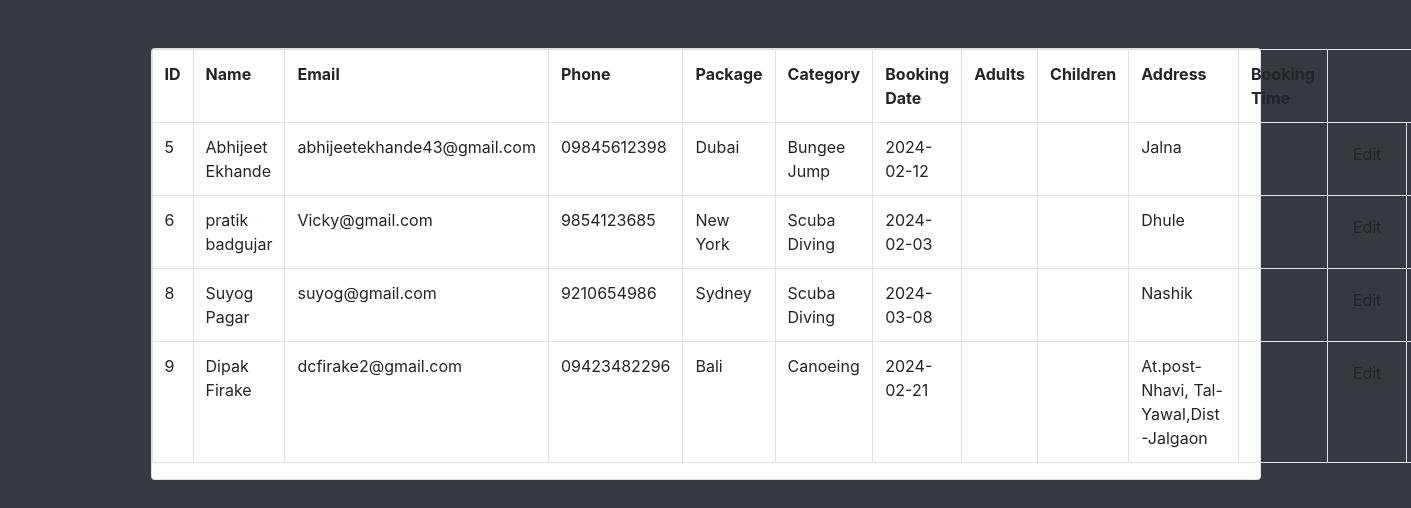
Screenshot of /fetch_booking.php with the database file from the repository.
### tables this page shows
CREATE TABLE `bookings` (
  `id` int(11) NOT NULL,
  `name` varchar(255) NOT NULL,
  `email` varchar(255) NOT NULL,
  `phone` varchar(15) NOT NULL,
  `package` varchar(50) NOT NULL,
  `category` varchar(50) NOT NULL,
  `booking_date` date NOT NULL,
  `num_adults` int(11) NOT NULL,
  `num_children` int(11) NOT NULL,
  `address` text NOT NULL,
  `created_at` timestamp NOT NULL DEFAULT current_timestamp()
);

### fetch_booking.php (the view, shortened to what this page needs)
<?php
require_once("connection.php");
$query = " select * from bookings ";
$result = mysqli_query($con, $query);
$rows = [];
while ($row = mysqli_fetch_assoc($result)) {
    $rows[] = $row;
}
?>
<!DOCTYPE html>
<html lang="en">
<head>
    <link rel="stylesheet" href="CSS/bootstrap.css" />
</head>
<body class="bg-dark">
    <div class="container">
        <div class="row">
            <div class="col m-auto">
                <div class="card mt-5">
                    <table class="table table-bordered">
                        <tr>
                            <th>ID</th>
                            <th>Name</th>
                            <th>Email</th>
                            <th>Phone</th>
                            <th>Package</th>
                            <th>Category</th>
                            <th>Booking Date</th>
                            <th>Adults</th>
                            <th>Children</th>
                            <th>Address</th>
                            <th>Booking Time</th>
                        </tr>
                        <?php
                        foreach ($rows as $row) {
                            echo "<tr>";
                            echo "<td>" . $row['id'] . "</td>";
                            echo "<td>" . $row['name'] . "</td>";
                            echo "<td>" . $row['email'] . "</td>";
                            echo "<td>" . $row['phone'] . "</td>";
                            echo "<td>" . $row['package'] . "</td>";
                            echo "<td>" . $row['category'] . "</td>";
                            echo "<td>" . $row['booking_date'] . "</td>";
                            echo "<td>" . $row['adults'] . "</td>";
                            echo "<td>" . $row['children'] . "</td>";
                            echo "<td>" . $row['address'] . "</td>";
                            echo "<td>" . $row['booking_time'] . "</td>";
                            echo "<td><a href='edit.php?id=" . $row['id'] . "' class='btn btn-pencil'>Edit</a></td>";
                            echo "<td><a href='delete_booking.php?id=" . $row['id'] . "' class='btn btn-danger'>Delete</a></td>";
                            echo "</tr>";
                        }
                        ?>
                    </table>
                </div>
            </div>
        </div>
    </div>
</body>
</html>

### rows the page displays
bookings: id "5", name "Abhijeet Ekhande", email "abhijeetekhande43@gmail.com", phone "09845612398", package "Dubai", category "Bungee Jump", booking_date "2024-02-12", address "Jalna"
bookings: id "6", name "pratik badgujar", email "Vicky@gmail.com", phone "9854123685", package "New York", category "Scuba Diving", booking_date "2024-02-03", address "Dhule"
bookings: id "8", name "Suyog Pagar", email "suyog@gmail.com", phone "9210654986", package "Sydney", category "Scuba Diving", booking_date "2024-03-08", address "Nashik"
bookings: id "9", name "Dipak Firake", email "dcfirake2@gmail.com", phone "09423482296", package "Bali", category "Canoeing", booking_date "2024-02-21", address "At.post-Nhavi, Tal-Yawal,Dist-Jalgaon"
